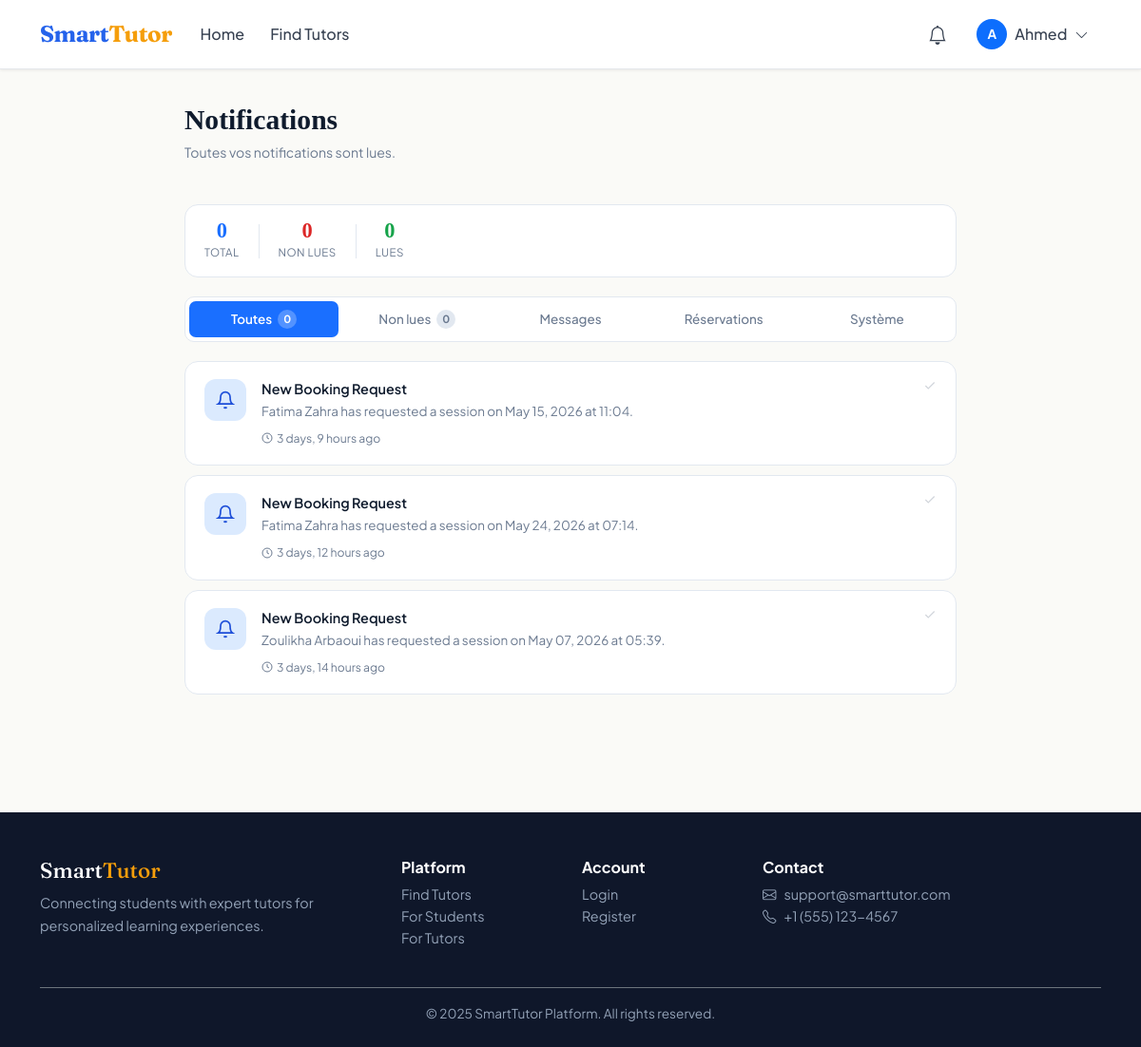
The page /notifications/ (signed in) on the database its author committed.
### accounts/models.py (models this page shows, shortened)
class User(AbstractUser):
    ROLE_STUDENT = 'student'
    ROLE_TUTOR = 'tutor'
    ROLE_ADMIN = 'admin'
    ROLE_CHOICES = [
        (ROLE_STUDENT, 'Student'),
        (ROLE_TUTOR, 'Tutor'),
        (ROLE_ADMIN, 'Admin'),
    ]
    role = models.CharField(max_length=10, choices=ROLE_CHOICES, default=ROLE_STUDENT)
    profile_picture = models.ImageField(upload_to='profile_pics/', blank=True, null=True)
    phone = models.CharField(max_length=20, blank=True)
    bio = models.TextField(blank=True)
    date_of_birth = models.DateField(null=True, blank=True)
    is_verified = models.BooleanField(default=False)
    created_at = models.DateTimeField(auto_now_add=True)
    updated_at = models.DateTimeField(auto_now=True)
    class Meta:
        db_table = 'users'
        verbose_name = 'User'
        verbose_name_plural = 'Users'

### notifications/models.py (models this page shows, shortened)
class Notification(models.Model):
    TYPE_BOOKING_REQUEST = 'booking_request'
    TYPE_BOOKING_CONFIRMED = 'booking_confirmed'
    TYPE_BOOKING_CANCELLED = 'booking_cancelled'
    TYPE_BOOKING_COMPLETED = 'booking_completed'
    TYPE_NEW_REVIEW = 'new_review'
    TYPE_GENERAL = 'general'
    TYPE_CHOICES = [
        (TYPE_BOOKING_REQUEST, 'Booking Request'),
        (TYPE_BOOKING_CONFIRMED, 'Booking Confirmed'),
        (TYPE_BOOKING_CANCELLED, 'Booking Cancelled'),
        (TYPE_BOOKING_COMPLETED, 'Booking Completed'),
        (TYPE_NEW_REVIEW, 'New Review'),
        (TYPE_GENERAL, 'General'),
    ]
    ICON_MAP = {
        TYPE_BOOKING_REQUEST: 'bi-calendar-plus',
        TYPE_BOOKING_CONFIRMED: 'bi-calendar-check',
        TYPE_BOOKING_CANCELLED: 'bi-calendar-x',
        TYPE_BOOKING_COMPLETED: 'bi-check-circle',
        TYPE_NEW_REVIEW: 'bi-star',
        TYPE_GENERAL: 'bi-bell',
    }
    user = models.ForeignKey(User, on_delete=models.CASCADE, related_name='notifications')
    notification_type = models.CharField(max_length=30, choices=TYPE_CHOICES, default=TYPE_GENERAL)
    title = models.CharField(max_length=200)
    message = models.TextField()
    link = models.CharField(max_length=200, blank=True)
    is_read = models.BooleanField(default=False)
    created_at = models.DateTimeField(auto_now_add=True)
    class Meta:
        db_table = 'notifications'
        ordering = ['-created_at']
    def get_icon(self):
        return self.ICON_MAP.get(self.notification_type, 'bi-bell')

### notifications/views.py (the view)
# urls.py: path('', views.notification_list, name='list'),
@login_required
def notification_list(request):
    notifications = request.user.notifications.all()
    request.user.notifications.filter(is_read=False).update(is_read=True)
    return render(request, 'notifications/notification_list.html', {
        'notifications': notifications
    })

### notifications/context_processors.py (called while the page is built)
def notifications_processor(request):
    if request.user.is_authenticated:
        unread_count = request.user.notifications.filter(is_read=False).count()
        recent_notifications = request.user.notifications.all()[:5]
        return {
            'unread_notifications_count': unread_count,
            'recent_notifications': recent_notifications,
        }
    return {
        'unread_notifications_count': 0,
        'recent_notifications': [],
    }

### notifications/templates/notifications/notification_list.html (shortened to what this page needs)
{% extends 'base.html' %}
{% load static %}
{% block content %}
<div class="notif-page">
  <div class="notif-header">
    <div class="notif-header-left">
      <h1>Notifications</h1>
      <p>
        {% if unread_count %}
          Vous avez <strong>{{ unread_count }} notification{{ unread_count|pluralize }}</strong> non lue{{ unread_count|pluralize }}.
        {% else %}
          Toutes vos notifications sont lues.
        {% endif %}
      </p>
    </div>
  </div>
  <div class="notif-summary">
    <div class="summary-stat">
      <div class="summary-n">{{ total_count|default:"0" }}</div>
      <div class="summary-l">Total</div>
    </div>
    <div class="summary-stat">
      <div class="summary-n" style="color:var(--danger)">{{ unread_count|default:"0" }}</div>
      <div class="summary-l">Non lues</div>
    </div>
    <div class="summary-stat">
      <div class="summary-n" style="color:var(--success)">{{ read_count|default:"0" }}</div>
      <div class="summary-l">Lues</div>
    </div>
  </div>
  <div class="notif-tabs">
    <a href="?filter=all"
       class="notif-tab {% if current_filter == 'all' or not current_filter %}active{% endif %}">
      Toutes
      <span class="count">{{ total_count|default:"0" }}</span>
    </a>
    <a href="?filter=unread"
       class="notif-tab {% if current_filter == 'unread' %}active{% endif %}">
      Non lues
      <span class="count">{{ unread_count|default:"0" }}</span>
    </a>
    <a href="?filter=messages"
       class="notif-tab {% if current_filter == 'messages' %}active{% endif %}">
      Messages
    </a>
    <a href="?filter=bookings"
       class="notif-tab {% if current_filter == 'bookings' %}active{% endif %}">
      Réservations
    </a>
    <a href="?filter=system"
       class="notif-tab {% if current_filter == 'system' %}active{% endif %}">
      Système
    </a>
  </div>
  {% if notifications %}
  <div class="notif-list">
    {% for notif in notifications %}
    <div class="notif-item {% if not notif.is_read %}unread{% endif %}"
         onclick="{% if notif.url %}window.location='{{ notif.url }}'{% endif %}">
      <div class="notif-icon
        {% if notif.notif_type == 'message' %}icon-sky
        {% elif notif.notif_type == 'booking' %}icon-success
        {% elif notif.notif_type == 'review' %}icon-warn
        {% elif notif.notif_type == 'payment' %}icon-purple
        {% elif notif.notif_type == 'alert' %}icon-danger
        {% else %}icon-info{% endif %}">
        {% if notif.notif_type == 'message' %}
          <svg viewBox="0 0 24 24" fill="none" stroke="currentColor" stroke-width="2"><path d="M21 15a2 2 0 01-2 2H7l-4 4V5a2 2 0 012-2h14a2 2 0 012 2z"/></svg>
        {% elif notif.notif_type == 'booking' %}
          <svg viewBox="0 0 24 24" fill="none" stroke="currentColor" stroke-width="2"><rect x="3" y="4" width="18" height="18" rx="2"/><line x1="16" y1="2" x2="16" y2="6"/><line x1="8" y1="2" x2="8" y2="6"/><line x1="3" y1="10" x2="21" y2="10"/></svg>
        {% elif notif.notif_type == 'review' %}
          <svg viewBox="0 0 24 24" fill="none" stroke="currentColor" stroke-width="2"><polygon points="12 2 15.1 8.3 22 9.3 17 14.1 18.2 21 12 17.8 5.8 21 7 14.1 2 9.3 8.9 8.3 12 2"/></svg>
        {% elif notif.notif_type == 'payment' %}
          <svg viewBox="0 0 24 24" fill="none" stroke="currentColor" stroke-width="2"><rect x="1" y="4" width="22" height="16" rx="2"/><line x1="1" y1="10" x2="23" y2="10"/></svg>
        {% elif notif.notif_type == 'alert' %}
          <svg viewBox="0 0 24 24" fill="none" stroke="currentColor" stroke-width="2"><circle cx="12" cy="12" r="10"/><line x1="12" y1="8" x2="12" y2="12"/><line x1="12" y1="16" x2="12.01" y2="16"/></svg>
        {% else %}
          <svg viewBox="0 0 24 24" fill="none" stroke="currentColor" stroke-width="2"><path d="M18 8A6 6 0 006 8c0 7-3 9-3 9h18s-3-2-3-9"/><path d="M13.73 21a2 2 0 01-3.46 0"/></svg>
        {% endif %}
      </div>
      <div class="notif-content">
        <div class="notif-title">{{ notif.title }}</div>
        {% if notif.message %}
          <div class="notif-body">{{ notif.message }}</div>
        {% endif %}
        <div class="notif-meta">
          <span class="notif-time">
            <svg viewBox="0 0 24 24" fill="none" stroke="currentColor" stroke-width="2"><circle cx="12" cy="12" r="10"/><polyline points="12 6 12 12 16 14"/></svg>
            {{ notif.created_at|timesince }} ago
          </span>
        </div>
      </div>
      <div class="notif-actions">
        {% if not notif.is_read %}
          <form method="post" action="{% url 'notifications:mark_read' notif.pk %}" onclick="event.stopPropagation()">
            {% csrf_token %}
            <button type="submit" class="mark-read-btn" title="Marquer comme lu">
              <svg viewBox="0 0 24 24" fill="none" stroke="currentColor" stroke-width="2.5"><polyline points="20 6 9 17 4 12"/></svg>
            </button>
          </form>
        {% else %}
          <svg width="14" height="14" viewBox="0 0 24 24" fill="none" stroke="#d1d5db" stroke-width="2"><polyline points="20 6 9 17 4 12"/></svg>
        {% endif %}
      </div>
    </div>
    {% endfor %}
  </div>
  {% endif %}
</div>
{% endblock %}

### templates/base.html (shortened to what this page needs)
<!DOCTYPE html>
<html lang="en">
<head>
    <link href="https://cdn.jsdelivr.net/npm/bootstrap@5.3.2/dist/css/bootstrap.min.css" rel="stylesheet">
    <link href="https://cdn.jsdelivr.net/npm/bootstrap-icons@1.11.3/font/bootstrap-icons.min.css" rel="stylesheet">
</head>
<body>
<nav class="navbar navbar-expand-lg sticky-top">
    <div class="container">
        <a class="navbar-brand" href="{% url 'accounts:home' %}">
            Smart<span>Tutor</span>
        </a>
        <div class="collapse navbar-collapse" id="navMenu">
            <ul class="navbar-nav me-auto">
                <li class="nav-item">
                    <a class="nav-link {% if request.resolver_match.url_name == 'home' %}active{% endif %}"
                       href="{% url 'accounts:home' %}">Home</a>
                </li>
                <li class="nav-item">
                    <a class="nav-link {% if 'tutors' in request.path %}active{% endif %}"
                       href="{% url 'tutors:list' %}">Find Tutors</a>
                </li>
            </ul>
            <ul class="navbar-nav align-items-center gap-1">
                {% if user.is_authenticated %}
                    <li class="nav-item dropdown">
                        <a class="nav-link position-relative" href="#" data-bs-toggle="dropdown">
                            <i class="bi bi-bell fs-5"></i>
                        </a>
                    </li>
                    <li class="nav-item dropdown">
                        <a class="nav-link d-flex align-items-center gap-2" href="#" data-bs-toggle="dropdown">
                            {% if user.profile_picture %}
                                <img src="{{ user.profile_picture.url }}" alt="" class="rounded-circle" width="32" height="32" style="object-fit:cover;">
                            {% else %}
                                <div class="rounded-circle bg-primary d-flex align-items-center justify-content-center"
                                     style="width:32px;height:32px;color:#fff;font-weight:700;font-size:.85rem;">
                                    {{ user.first_name|first|upper }}
                                </div>
                            {% endif %}
                            <span class="d-none d-md-inline fw-600">{{ user.first_name }}</span>
                            <i class="bi bi-chevron-down small"></i>
                        </a>
                    </li>
                {% endif %}
            </ul>
        </div>
    </div>
</nav>
{% block content %}{% endblock %}
{% block footer %}
<footer>
    <div class="container">
        <div class="row g-4 mb-4">
            <div class="col-lg-4">
                <h5 style="font-family:var(--font-display);color:#fff;font-size:1.4rem;">
                    Smart<span style="color:var(--accent);">Tutor</span>
                </h5>
                <p class="mt-2" style="font-size:.9rem;line-height:1.7;">
                    Connecting students with expert tutors for personalized learning experiences.
                </p>
            </div>
            <div class="col-6 col-lg-2">
                <h6>Platform</h6>
                <ul class="list-unstyled mt-2" style="font-size:.9rem;">
                    <li><a href="{% url 'tutors:list' %}">Find Tutors</a></li>
                    <li><a href="{% url 'accounts:register_student' %}">For Students</a></li>
                    <li><a href="{% url 'accounts:register_tutor' %}">For Tutors</a></li>
                </ul>
            </div>
            <div class="col-6 col-lg-2">
                <h6>Account</h6>
                <ul class="list-unstyled mt-2" style="font-size:.9rem;">
                    <li><a href="{% url 'accounts:login' %}">Login</a></li>
                    <li><a href="{% url 'accounts:register' %}">Register</a></li>
                </ul>
            </div>
            <div class="col-lg-4">
                <h6>Contact</h6>
                <p style="font-size:.9rem;">
                    <i class="bi bi-envelope me-2"></i>support@smarttutor.com<br>
                    <i class="bi bi-telephone me-2 mt-1"></i>+1 (555) 123-4567
                </p>
            </div>
        </div>
        <div class="border-top border-secondary pt-3 text-center" style="font-size:.85rem;">
            © 2025 SmartTutor Platform. All rights reserved.
        </div>
    </div>
</footer>
{% endblock %}
</body>
</html>

### rows shown on the page
User: first_name|first "A", first_name "Ahmed"
Notification: title "New Booking Request", message "Fatima Zahra has requested a session on May 15, 2026 at 11:04.", created_at "3 days, 9 hours", is_read True (drawn)
Notification: title "New Booking Request", message "Fatima Zahra has requested a session on May 24, 2026 at 07:14.", created_at "3 days, 12 hours", is_read True (drawn)
Notification: title "New Booking Request", message "Zoulikha Arbaoui has requested a session on May 07, 2026 at 05:39.", created_at "3 days, 14 hours", is_read True (drawn)

### other values the page prints
{{ total_count|default:"0" }} "0"
{{ unread_count|default:"0" }} "0"
{{ read_count|default:"0" }} "0"
